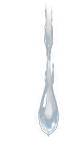
#> input picture apps/web/src/world/assets/fx/drips-1.webp, 80 x 164 px, given in place of 14-effects-sheet.png, which was not available
$ python 06_fx.py
#> lines starting #> are read from the running program, lines starting #| are printed output that depends on the picture; after the words box and inside, x2 and y2 are one past the last pixel; in counts of white or black regions, pixels touching at a corner belong together; pictures that were not available may be replaced by others from this repository, and a replacement may not be noted
### art/pipeline/common.py
"""Chemins et utilitaires partagés du pipeline d'assets A² Home.

Arborescence (sur la machine de calcul, racine $A2ART_ROOT, défaut ~/a2art) :
  source/    21 peintures PNG d'origine (non versionnées)
  pipeline/  ces scripts
  out/
    work/    intermédiaires (alignements, profondeurs pleine taille…)
    assets/  assets finaux → apps/web/src/world/assets/
    icons/   icônes PWA → apps/web/public/icons/
    qa/      planches de contrôle → art/pipeline/out/ (local, gitignoré)
"""
from __future__ import annotations

import json
import os
from pathlib import Path

import numpy as np
from PIL import Image

ROOT = Path(os.environ.get("A2ART_ROOT", Path.home() / "a2art"))
SRC = ROOT / "source"
OUT = ROOT / "out"
WORK = OUT / "work"
ASSETS = OUT / "assets"
ICONS = OUT / "icons"
QA = OUT / "qa"
PIPE = Path(__file__).resolve().parent

for d in (WORK, ASSETS, ICONS, QA):
    d.mkdir(parents=True, exist_ok=True)

# Taille de référence du cadrage portrait.
W, H = 1024, 1536
# Taille des cartes (profondeur, masques).
MW, MH = 512, 768

# growthStage (1..7) → peinture source.
STAGE_SOURCES: dict[int, str] = {
    1: "05-growth-0",
    2: "05-growth-1",
    3: "05-growth-2",
    4: "05-growth-3",
    5: "05-growth-4",
    6: "01-master-portrait",
    7: "05-growth-6",
}
MASTER_STAGE = 6

LUT_TARGETS: dict[str, str] = {
    "quiet": "03-vitality-quiet",
    "peaceful": "03-vitality-peaceful",
    "lively": "03-vitality-lively",
    "flourishing": "03-vitality-flourishing",
    "night": "04-pause-night",
}


# [4 lines left out: function load_rgb, not called in this run]


def load_rgba(name: str) -> np.ndarray:
    im = Image.open(SRC / f"{name}.png").convert("RGBA")
    return np.asarray(im, dtype=np.float32) / 255.0


def to_u8(a: np.ndarray) -> np.ndarray:
    return np.clip(np.round(a * 255.0), 0, 255).astype(np.uint8)


# [18 lines left out: functions save_png, save_webp, not called in this run]


def aligned_path(name: str) -> Path:
    """Version recalée sur le master (créée par 01_align.py)."""
    return WORK / "aligned" / f"{name}.png"


# [5 lines left out: function load_aligned, not called in this run]


def write_json(obj, path: Path) -> None:
    path.parent.mkdir(parents=True, exist_ok=True)
    path.write_text(json.dumps(obj, indent=2, ensure_ascii=False))


def read_json(path: Path):
    return json.loads(path.read_text())


# [24 lines left out: functions thumb, label, grid, not called in this run]


def bands(profile: np.ndarray, count: int, min_len: int = 4, margin: int = 8) -> list[tuple[int, int]]:
    """Découpe un profil de projection (somme d'un masque par ligne ou colonne)
    en exactement `count` plages de contenu [début, fin).

    Plages = suites de valeurs > 0 ; les miettes (< min_len) sont ignorées ;
    s'il y en a trop, on fusionne les deux plages les plus proches ; s'il en
    manque, on coupe la plus longue à son creux intérieur.
    """
    p = np.asarray(profile, dtype=np.float64)
    runs: list[list[int]] = []
    start = None
    for i, v in enumerate(p):
        if v > 0 and start is None:
            start = i
        elif v <= 0 and start is not None:
            runs.append([start, i])
            start = None
    if start is not None:
        runs.append([start, len(p)])
    runs = [r for r in runs if r[1] - r[0] >= min_len]
    while len(runs) > count:
        gaps = [runs[i + 1][0] - runs[i][1] for i in range(len(runs) - 1)]
        i = int(np.argmin(gaps))
        runs[i] = [runs[i][0], runs[i + 1][1]]
        del runs[i + 1]
    while len(runs) < count:
        i = int(np.argmax([r[1] - r[0] for r in runs]))
        s, e = runs[i]
        if e - s < 2 * margin + 2:
            raise ValueError("plage trop courte pour être coupée")
        inner = p[s + margin : e - margin]
        c = s + margin + int(np.argmin(inner))
        runs[i : i + 1] = [[s, c], [c, e]]
    return [(int(a), int(b)) for a, b in runs]


def cuts_from_bands(b: list[tuple[int, int]], n: int) -> list[int]:
    """Coupes [0, milieux des intervalles…, n] entre plages consécutives."""
    return [0] + [(b[i][1] + b[i + 1][0]) // 2 for i in range(len(b) - 1)] + [n]

### art/pipeline/06_fx.py
"""Effets peints (planche 14-effects-sheet, RGB sur fond noir, sans alpha).

Disposition de la planche (rangées de haut en bas) :
  1. 3 nappes de brume        → fog
  2. 3 rayons obliques        → rays
  3. 6 gouttes / filets d'eau → drips
  4. 4 aiguilles de cèdre     → needles
  5. 6 spores lumineuses      → motes
  6. 2 halos de kodama        → halos

Chaîne :
  1. plancher de bruit du noir estimé par canal sur le fond (p95 des pixels de
     fond) puis soustrait avec un genou doux (raccord C¹ : x²/4f sous 2f) — le
     noir revient à 0 sans écraser les dégradés ;
  2. découpe : rangées puis colonnes par les creux des projections de la
     luminance (seuil bas, dilatée : les franges douces et les gouttelettes
     détachées restent avec leur élément) ; seules les composantes qui
     appartiennent majoritairement à la case sont gardées ;
  3. rognage + marge, bords fondus vers le noir pur (échantillonnage
     CLAMP_TO_EDGE sans liseré) ;
  4. export WebP RGBA : RGB = couleur sur noir (mélange additif : ONE, ONE),
     A = luminance normalisée (max RGB / pic de l'élément) → le même fichier
     sert en alpha prémultiplié (ONE, ONE_MINUS_SRC_ALPHA) car RGB ≤ A.
     À charger sans prémultiplication (createImageBitmap premultiplyAlpha:'none').

Sorties : out/assets/fx/<groupe>-<n>.webp, out/work/fx.json, planches out/qa/06-*.
"""
from __future__ import annotations

import cv2
import numpy as np
from PIL import Image

from common import ASSETS, QA, SRC, WORK, bands, cuts_from_bands, grid, label, write_json

OUTD = ASSETS / "fx"
OUTD.mkdir(parents=True, exist_ok=True)
SHEET = "14-effects-sheet"
ROWS = [("fog", 3), ("rays", 3), ("drips", 6), ("needles", 4), ("motes", 6), ("halos", 2)]


def soft_floor(x: np.ndarray, f: np.ndarray) -> np.ndarray:
    """x − f au-dessus de 2f, x²/4f en dessous (continu et dérivable)."""
    f = np.maximum(f, 1e-4)
    return np.where(x >= 2 * f, x - f, x * x / (4 * f))


def main() -> None:
    rgb = np.asarray(Image.open(SRC / f"{SHEET}.png").convert("RGB"), dtype=np.float32) / 255.0
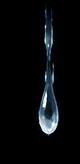
#> rgb: shape (164, 80, 3) float32; mean R, G, B 0.0315, 0.0391, 0.0461
    H, W = rgb.shape[:2]
#> H = 164; W = 80
    lum = rgb.max(2)
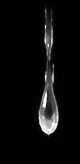
#> lum: shape (164, 80) float32; min 0, max 1, mean 0.0462
    blur = cv2.GaussianBlur(lum, (0, 0), 6)
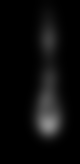
#> blur: shape (164, 80) float32; min 0, max 0.559, mean 0.0463
    bg = blur < np.percentile(blur, 35)
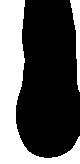
#> bg: shape (164, 80) bool; 35% white; 2 white regions, box (x1, y1, x2, y2) and area: (0, 0, 80, 164) 4167, (70, 0, 80, 92) 425
    floor = np.array([np.percentile(rgb[..., c][bg], 95) for c in range(3)], np.float32)
#> floor = [0, 0, 0]
    print("plancher de bruit (0..255) :", np.round(floor * 255, 1))
#| plancher de bruit (0..255) : [0. 0. 0.]
    clean = soft_floor(rgb, floor[None, None, :]) / (1 - floor[None, None, :])
#> in soft_floor, `f = np.maximum(f, 1e-4)`: f = [[0.0001, 0.0001, 0.0001]]
    clean = np.clip(clean, 0, 1)
    lc = clean.max(2)

    # Masque de présence : seuil bas sur la luminance nettoyée, dilaté (franges
    # douces et gouttelettes détachées gardées avec leur élément).
    thr = 4 / 255
    mask = (cv2.GaussianBlur(lc, (0, 0), 1.5) > thr).astype(np.uint8)
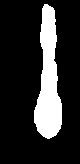
#> mask: shape (164, 80); values 0 (black) and 1 (white), 17.7% white; 1 white region, box (x1, y1, x2, y2) and area: (34, 4, 62, 139) 2327
    mask = cv2.morphologyEx(mask, cv2.MORPH_OPEN, np.ones((3, 3), np.uint8))
    mask_d = cv2.dilate(mask, cv2.getStructuringElement(cv2.MORPH_ELLIPSE, (13, 13)))
#> mask_d: shape (164, 80); values 0 (black) and 1 (white), 32.2% white; 1 white region, box (x1, y1, x2, y2) and area: (28, 0, 68, 145) 4219
    mask_t = (cv2.GaussianBlur(lc, (0, 0), 1.5) > 10 / 255).astype(np.uint8)
#> mask_t: shape (164, 80); values 0 (black) and 1 (white), 15.1% white; 1 white region, box (x1, y1, x2, y2) and area: (35, 6, 61, 138) 1979
    mask_t = cv2.morphologyEx(mask_t, cv2.MORPH_OPEN, np.ones((3, 3), np.uint8))
#> mask_t: shape (164, 80); values 0 (black) and 1 (white), 15.1% white; 1 white region, box (x1, y1, x2, y2) and area: (35, 7, 61, 138) 1978
    mask_t = cv2.dilate(mask_t, cv2.getStructuringElement(cv2.MORPH_ELLIPSE, (15, 15)))
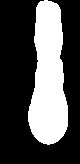
#> mask_t: shape (164, 80); values 0 (black) and 1 (white), 31.8% white; 1 white region, box (x1, y1, x2, y2) and area: (28, 0, 68, 145) 4171
    # Coupes : profils du masque NON dilaté à un seuil un peu plus haut (les
    # rangées « rayons » et « gouttes » se touchent presque ; la dilatation
    # les fusionnerait).
    cut_mask = (lc > 12 / 255).astype(np.uint8)
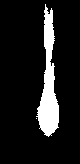
#> cut_mask: shape (164, 80); values 0 (black) and 1 (white), 11.3% white; 2 white regions (1 under 20 px), largest, box (x1, y1, x2, y2) and area: (36, 4, 59, 137) 1479
    ycuts = cuts_from_bands(bands(cut_mask.sum(1), len(ROWS)), H)
#> in bands, `p = np.asarray(profile, dtype=np.float64)`: p = 164 values, max 23 at index 116, min 0 at index 0, mean 9.02
#> the loop in bands, `for i, v in enumerate(p):` made 164 passes
#> (v, start) on pass 5: (1, 4)
#> v on passes 1, 2, 3, 4, 6, 7: 0, 0, 0, 0, 1, 1
#> after the loop in bands, `for i, v in enumerate(p):`: runs = [[4, 137]]
#> the loop in bands, `while len(runs) < count:` made 5 passes
#> (i, s, e, c) on passes 1 to 5: (0, 4, 137, 61), (1, 61, 137, 69), (2, 69, 137, 83), (0, 4, 61, 13), (4, 83, 137, 91)
#> after the loop in bands, `while len(runs) < count:`: runs = [[4, 13], [13, 61], [61, 69], [69, 83], [83, 91], [91, 137]]
#> ycuts = [0, 13, 61, 69, 83, 91, 164]
    print("coupes de rangées :", ycuts)
#| coupes de rangées : [0, 13, 61, 69, 83, 91, 164]

    report: dict = {}
    tiles = []
    for (group, count), y0, y1 in zip(ROWS, ycuts[:-1], ycuts[1:]):
        xcuts = cuts_from_bands(bands(cut_mask[y0:y1].sum(0), count, margin=40), W)
#> the loop in bands (call 2), `for i, v in enumerate(p):` made 80 passes
#> (v, start) on passes 45, 51: (3, 44), (3, 50)
#> the loop in bands, `while len(runs) < count:` made 1 pass
#> (i, s, e) on pass 1: (0, 44, 49)
        print(f"  {group}: coupes {xcuts}")
        report[group] = []
        for k, (x0, x1) in enumerate(zip(xcuts[:-1], xcuts[1:])):
            # L'élément = le masque dilaté restreint à sa case ; la boîte est
            # prise sur un masque un peu plus strict (le voile quasi noir
            # n'agrandit pas la texture inutilement).
            keep = np.zeros_like(mask_d)
            keep[y0:y1, x0:x1] = mask_d[y0:y1, x0:x1]
            tight = np.zeros_like(mask_d)
            tight[y0:y1, x0:x1] = mask_t[y0:y1, x0:x1]
            ys, xs = np.nonzero(tight)
            if len(ys) == 0:
                raise SystemExit(f"{group} {k}: case vide")
            pad = 12
            by0, by1 = max(y0, ys.min() - pad), min(y1, ys.max() + 1 + pad)
            bx0, bx1 = max(x0, xs.min() - pad), min(x1, xs.max() + 1 + pad)
            soft = cv2.GaussianBlur(cv2.dilate(keep, np.ones((5, 5), np.uint8)).astype(np.float32), (0, 0), 3)
            crop = clean[by0:by1, bx0:bx1] * np.clip(soft[by0:by1, bx0:bx1] * 1.5, 0, 1)[..., None]
            # Bords fondus vers le noir (12 px : une coupe dans une frange de
            # brume ne laisse pas d'arête droite).
            h, w = crop.shape[:2]
            ry = np.clip(np.minimum(np.arange(h), np.arange(h)[::-1]) / 12.0, 0, 1)
            rx = np.clip(np.minimum(np.arange(w), np.arange(w)[::-1]) / 12.0, 0, 1)
            ry, rx = ry * ry * (3 - 2 * ry), rx * rx * (3 - 2 * rx)
            crop = crop * (ry[:, None] * rx[None, :])[..., None]
            m = crop.max(2)
            peak = max(float(np.percentile(m[m > thr], 99.8)) if (m > thr).any() else 1.0, 0.25)
            alpha = np.clip(m / peak, 0, 1)
            rgba = np.concatenate([crop, alpha[..., None]], 2)
            u8 = np.clip(np.round(rgba * 255), 0, 255).astype(np.uint8)
            name = f"{group}-{k + 1}"
            path = OUTD / f"{name}.webp"
            Image.fromarray(u8, "RGBA").save(path, "WEBP", quality=90, alpha_quality=90, method=6, exact=True)
            # Contrôle : niveau de noir après compression (bord de 3 px).
            back = np.asarray(Image.open(path).convert("RGBA")).astype(np.float32)
            border = np.concatenate([back[:1].reshape(-1, 4), back[-1:].reshape(-1, 4), back[:, :1].reshape(-1, 4), back[:, -1:].reshape(-1, 4)])
            info = {
                "file": f"fx/{name}.webp",
                "w": w,
                "h": h,
                "bytes": path.stat().st_size,
                "src_box": [int(bx0), int(by0), int(bx1), int(by1)],
                "peak": round(peak, 3),
                "border_max_rgb": float(border[:, :3].max()),
            }
            report[group].append(info)
            print(name, info)
            vis = Image.fromarray(np.clip(np.round(crop * 255), 0, 255).astype(np.uint8))
            s = min(250 / vis.width, 160 / vis.height, 1.0)
            vis = vis.resize((max(1, round(vis.width * s)), max(1, round(vis.height * s))), Image.LANCZOS)
            tile = Image.new("RGB", (256, 176), (0, 0, 0))
            tile.paste(vis, ((256 - vis.width) // 2, 8 + (160 - vis.height) // 2))
            tiles.append(label(tile, f"{name} {w}x{h}"))
    write_json(report, WORK / "fx.json")
    grid(tiles, 6, bg=(40, 40, 40)).save(QA / "06-fx.jpg", quality=88)

    # Découpe superposée à la planche (boîtes) + rendu additif sur une scène.
    vis = Image.fromarray(np.clip(np.round(np.clip(clean * 2.2, 0, 1) * 255), 0, 255).astype(np.uint8))
    from PIL import ImageDraw

    d = ImageDraw.Draw(vis)
    for y in ycuts:
        d.line([(0, y), (W, y)], fill=(255, 0, 0), width=1)
    for group, items in report.items():
        for it in items:
            d.rectangle(it["src_box"], outline=(0, 255, 120), width=2)
    vis.resize((W // 2, H // 2), Image.LANCZOS).save(QA / "06-fx-cuts.jpg", quality=85)


if __name__ == "__main__":
#> (the run stopped early here; a loop or call above may not have finished)

$ run again, on apps/web/src/world/assets/fx/drips-5.webp
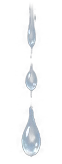
#> input picture apps/web/src/world/assets/fx/drips-5.webp, 62 x 164 px, given in place of 14-effects-sheet.png, which was not available
#> in main, `bg = blur < np.percentile(blur, 35)`:
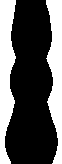
#> bg: shape (164, 62) bool; 35% white; 2 white regions, box (x1, y1, x2, y2) and area: (0, 0, 16, 164) 1842, (46, 0, 62, 164) 1717
#> floor = [0, 0, 0]
#| plancher de bruit (0..255) : [0. 0. 0.]
#> f = [[0.0001, 0.0001, 0.0001]]
#> mask_d: shape (164, 62); values 0 (black) and 1 (white), 43.4% white; 1 white region, box (x1, y1, x2, y2) and area: (12, 0, 52, 164) 4416
#> in main, `cut_mask = (lc > 12 / 255).astype(np.uint8)`:
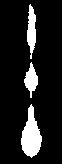
#> cut_mask: shape (164, 62); values 0 (black) and 1 (white), 12.4% white; 3 white regions, box (x1, y1, x2, y2) and area: (21, 104, 42, 158) 666, (27, 4, 36, 59) 327, (24, 62, 38, 98) 268
#> p = 164 values, max 21 at index 138, min 0 at index 0, mean 7.69
#> the loop in bands, `for i, v in enumerate(p):` made 164 passes
#> v on passes 1 to 8: 0, 0, 0, 0, 1, 2, 3, 4
#> after the loop in bands, `for i, v in enumerate(p):`: runs = [[4, 59], [62, 98], [104, 158]]
#> the loop in bands, `while len(runs) < count:` made 3 passes
#> (i, s, e, c) on passes 1 to 3: (0, 4, 59, 50), (3, 104, 158, 112), (0, 4, 50, 13)
#> after the loop in bands, `while len(runs) < count:`: runs = [[4, 13], [13, 50], [50, 59], [62, 98], [104, 112], [112, 158]]
#> ycuts = [0, 13, 50, 60, 101, 112, 164]
#| coupes de rangées : [0, 13, 50, 60, 101, 112, 164]
#> the loop in bands (call 2), `for i, v in enumerate(p):` made 62 passes
#> (v, start) on pass 29: (1, 28)
#> the loop in bands, `while len(runs) < count:` made 1 pass
#> (i, s, e) on pass 1: (0, 28, 34)

$ run again, on apps/web/src/world/assets/fx/fog-1.webp
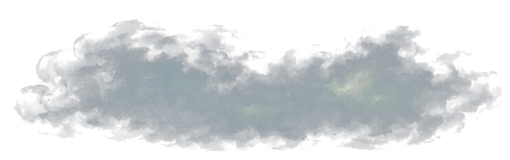
#> input picture apps/web/src/world/assets/fx/fog-1.webp, 510 x 160 px, given in place of 14-effects-sheet.png, which was not available
#> in main, `bg = blur < np.percentile(blur, 35)`:
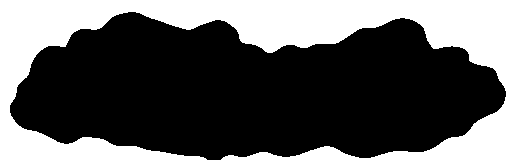
#> bg: shape (160, 510) bool; 35% white; 1 white region, box (x1, y1, x2, y2) and area: (0, 0, 510, 160) 28560
#> floor = [0, 0, 0]
#| plancher de bruit (0..255) : [0. 0. 0.]
#> f = [[0.0001, 0.0001, 0.0001]]
#> mask_d: shape (160, 510); values 0 (black) and 1 (white), 67.4% white; 2 black regions (1 under 20 px), largest, box (x1, y1, x2, y2) and area: (0, 0, 510, 160) 26565
#> cut_mask: shape (160, 510); values 0 (black) and 1 (white), 50.6% white; 22 black regions (17 under 20 px), largest, box (x1, y1, x2, y2) and area: (0, 0, 510, 160) 40031, (44, 88, 62, 100) 72, (132, 30, 152, 38) 62, (450, 100, 458, 107) 37, (55, 77, 61, 84) 24
#> p = 160 values, max 468 at index 89, min 0 at index 0, mean 258.2
#> the loop in bands, `for i, v in enumerate(p):` made 160 passes
#> (v, start) on pass 20: (5, 19)
#> after the loop in bands, `for i, v in enumerate(p):`: runs = [[19, 151]]
#> the loop in bands, `while len(runs) < count:` made 5 passes
#> (i, s, e, c) on passes 1 to 5: (0, 19, 151, 27), (1, 27, 151, 35), (2, 35, 151, 142), (2, 35, 142, 43), (3, 43, 142, 51)
#> after the loop in bands, `while len(runs) < count:`: runs = [[19, 27], [27, 35], [35, 43], [43, 51], [51, 142], [142, 151]]
#> ycuts = [0, 27, 35, 43, 51, 142, 160]
#| coupes de rangées : [0, 27, 35, 43, 51, 142, 160]
#> xcuts = [0, 181, 309, 510]
#|   fog: coupes [0, 181, 309, 510]
#> keep: shape (160, 510); values 0 (black) and 1 (white), 0.9% white; 3 white regions (2 under 20 px), largest, box (x1, y1, x2, y2) and area: (103, 11, 172, 27) 722
#> tight: shape (160, 510); values 0 (black) and 1 (white), 0.84% white; 1 white region, box (x1, y1, x2, y2) and area: (105, 12, 171, 27) 682
#> ys = 682 values from 12 to 26; xs = 682 values, max 170 at index 681, min 105 at index 362, mean 133.6
#> by0 = 0; by1 = 27
#> bx0 = 93; bx1 = 181
#> peak = 0.25
#> in main, `u8 = np.clip(np.round(rgba * 255), 0, 255).astype(np.uint8)`:
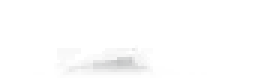
#> u8: shape (27, 88, 4) (shown 3 times larger); mean R, G, B, A 0.2, 0.3, 0.4, 1.8; transparent parts drawn white
#> name = 'fog-1'
#> border = 230 rows, first 6: [0, 0, 0, 0], [0, 0, 0, 0], [0, 0, 0, 0], [0, 0, 0, 0], [0, 0, 0, 0], [0, 0, 0, 0]
